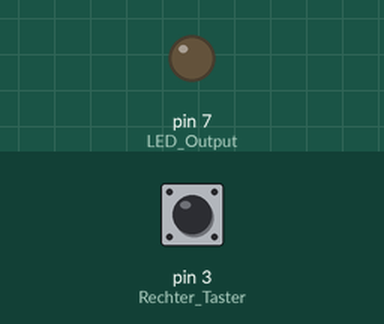
Bench run of a sketch on a simulated Arduino Uno, built with avr-gcc and run on an emulated ATmega328P. Shown: output pins drawn as LEDs (lit = HIGH). Inputs (shaded band) come from the test bench; at power-on: pin 3 (Rechter_Taster) HIGH.

Above: at 1.2 s.
1.3 s: pin 3 (Rechter_Taster) pulled LOW for 0.15 s
At 2.3 s:
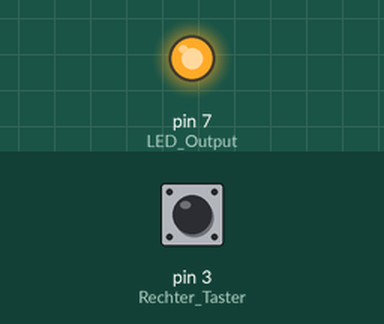
2.9 s: pin 3 (Rechter_Taster) pulled LOW for 1 s
At 3.5 s:
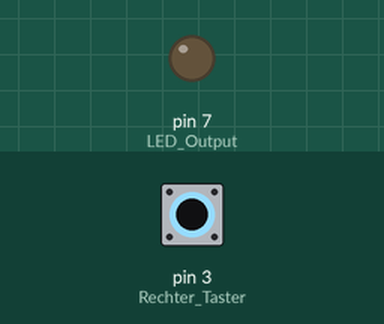
5.4 s: pin 3 (Rechter_Taster) pulled LOW for 3.2 s
At 6.6 s:
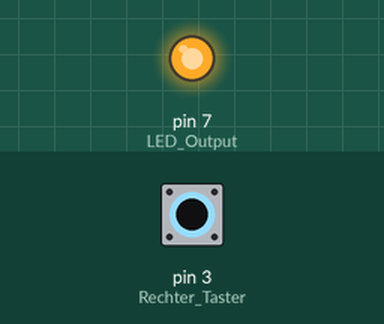
Timing chart, 0 to 8.4 s (numbered marks = the images above; inputs shaded):
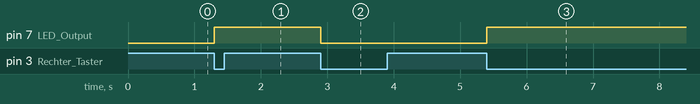

The sketch:

Aufg1.4.ino
```cpp
int led_state = 0;


void setup() {
  pinMode(7, OUTPUT); //LED Output
  pinMode(3, INPUT); //Rechter Taster
  attachInterrupt(digitalPinToInterrupt(3), toggle, FALLING);
}

void loop() {
}

void toggle(){
    led_state = !led_state;
    digitalWrite(7, led_state);
}
```

Measured:
- after the input at 1.3 s, pin 7 (LED_Output): LOW → HIGH at once
- after the input at 2.9 s, pin 7 (LED_Output): HIGH → LOW at once
- after the input at 5.4 s, pin 7 (LED_Output): LOW → HIGH at once
